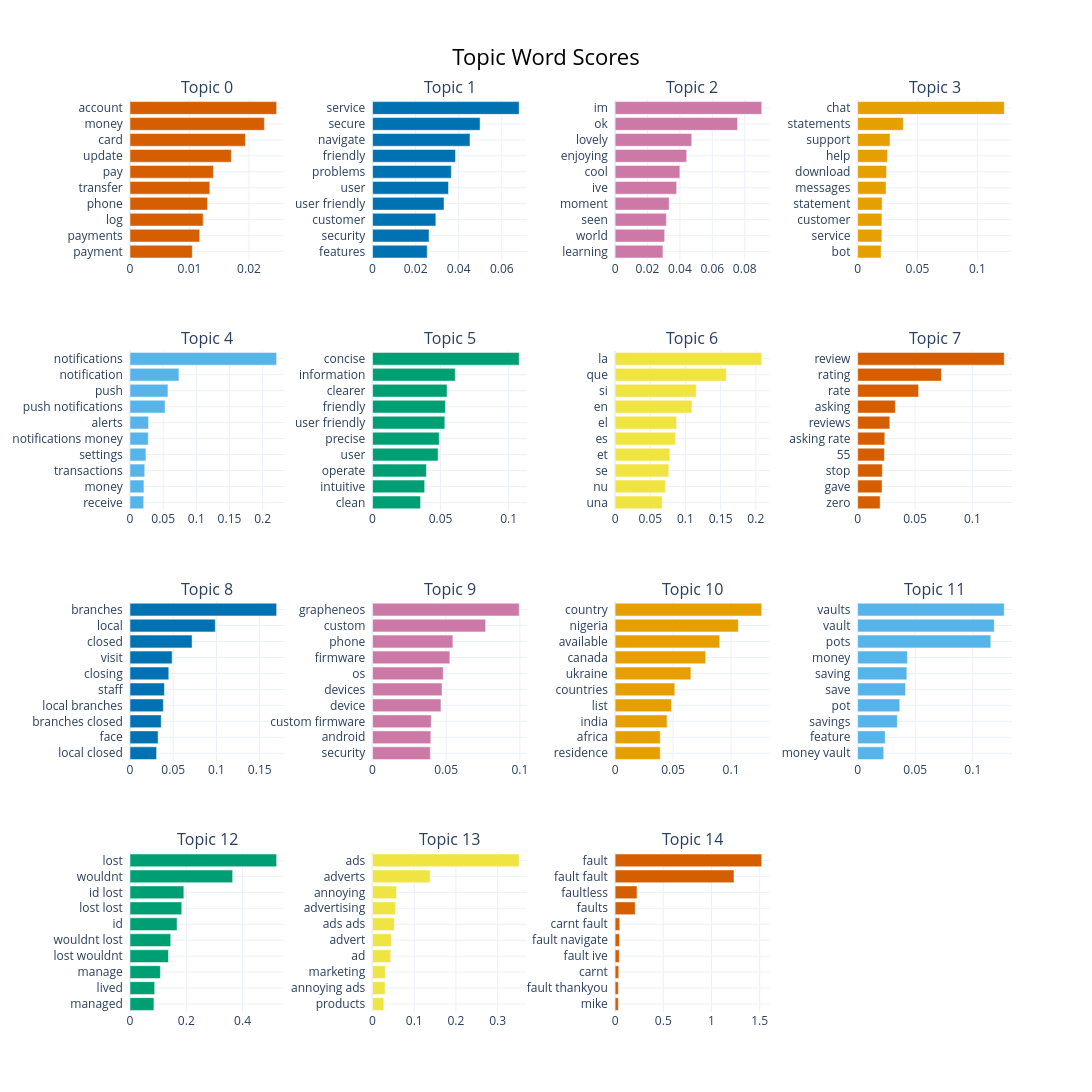

Notebook source saved alongside this figure:
### Code cell
unseed_try.visualize_barchart(width = 280, height = 330, top_n_topics=15, n_words=10)

### Figure 1 — Plotly figure (JSON) as saved in the notebook; plotly's stock layout.template omitted (floating-point values rounded to 4 significant figures)
{"data": [{"marker": {"color": "#D55E00"}, "orientation": "h", "type": "bar", "x": [0.01048, 0.01172, 0.01229, 0.01303, 0.01342, 0.01401, 0.01703, 0.01939, 0.02258, 0.02464], "xaxis": "x", "y": ["payment  ", "payments  ", "log  ", "phone  ", "transfer  ", "pay  ", "update  ", "card  ", "money  ", "account  "], "yaxis": "y"}, {"marker": {"color": "#0072B2"}, "orientation": "h", "type": "bar", "x": [0.02538, 0.02626, 0.02939, 0.03319, 0.03526, 0.03657, 0.03849, 0.04525, 0.04994, 0.06809], "xaxis": "x2", "y": ["features  ", "security  ", "customer  ", "user friendly  ", "user  ", "problems  ", "friendly  ", "navigate  ", "secure  ", "service  "], "yaxis": "y2"}, {"marker": {"color": "#CC79A7"}, "orientation": "h", "type": "bar", "x": [0.02952, 0.03059, 0.03162, 0.03335, 0.03799, 0.03997, 0.04418, 0.04728, 0.07556, 0.09049], "xaxis": "x3", "y": ["learning  ", "world  ", "seen  ", "moment  ", "ive  ", "cool  ", "enjoying  ", "lovely  ", "ok  ", "im  "], "yaxis": "y3"}, {"marker": {"color": "#E69F00"}, "orientation": "h", "type": "bar", "x": [0.0196, 0.02025, 0.02026, 0.02044, 0.0237, 0.02416, 0.02485, 0.02705, 0.0381, 0.1225], "xaxis": "x4", "y": ["bot  ", "service  ", "customer  ", "statement  ", "messages  ", "download  ", "help  ", "support  ", "statements  ", "chat  "], "yaxis": "y4"}, {"marker": {"color": "#56B4E9"}, "orientation": "h", "type": "bar", "x": [0.02064, 0.02102, 0.0222, 0.024, 0.02753, 0.02801, 0.0529, 0.05722, 0.07378, 0.2211], "xaxis": "x5", "y": ["receive  ", "money  ", "transactions  ", "settings  ", "notifications money  ", "alerts  ", "push notifications  ", "push  ", "notification  ", "notifications  "], "yaxis": "y5"}, {"marker": {"color": "#009E73"}, "orientation": "h", "type": "bar", "x": [0.0353, 0.03829, 0.03958, 0.04817, 0.04901, 0.05312, 0.05353, 0.05474, 0.06078, 0.1078], "xaxis": "x6", "y": ["clean  ", "intuitive  ", "operate  ", "user  ", "precise  ", "user friendly  ", "friendly  ", "clearer  ", "information  ", "concise  "], "yaxis": "y6"}, {"marker": {"color": "#F0E442"}, "orientation": "h", "type": "bar", "x": [0.06695, 0.07184, 0.07636, 0.07787, 0.08603, 0.08744, 0.1093, 0.1153, 0.1581, 0.2084], "xaxis": "x7", "y": ["una  ", "nu  ", "se  ", "et  ", "es  ", "el  ", "en  ", "si  ", "que  ", "la  "], "yaxis": "y7"}, {"marker": {"color": "#D55E00"}, "orientation": "h", "type": "bar", "x": [0.01963, 0.02128, 0.02153, 0.02334, 0.02366, 0.02804, 0.03286, 0.0531, 0.07303, 0.1278], "xaxis": "x8", "y": ["zero  ", "gave  ", "stop  ", "55  ", "asking rate  ", "reviews  ", "asking  ", "rate  ", "rating  ", "review  "], "yaxis": "y8"}, {"marker": {"color": "#0072B2"}, "orientation": "h", "type": "bar", "x": [0.03076, 0.03251, 0.0361, 0.03855, 0.03981, 0.04485, 0.04875, 0.07182, 0.09863, 0.1695], "xaxis": "x9", "y": ["local closed  ", "face  ", "branches closed  ", "local branches  ", "staff  ", "closing  ", "visit  ", "closed  ", "local  ", "branches  "], "yaxis": "y9"}, {"marker": {"color": "#CC79A7"}, "orientation": "h", "type": "bar", "x": [0.03922, 0.03956, 0.03986, 0.04645, 0.04717, 0.048, 0.05251, 0.05454, 0.07676, 0.09956], "xaxis": "x10", "y": ["security  ", "android  ", "custom firmware  ", "device  ", "devices  ", "os  ", "firmware  ", "phone  ", "custom  ", "grapheneos  "], "yaxis": "y10"}, {"marker": {"color": "#E69F00"}, "orientation": "h", "type": "bar", "x": [0.03894, 0.03895, 0.04476, 0.04859, 0.05152, 0.06537, 0.07809, 0.09022, 0.1062, 0.1264], "xaxis": "x11", "y": ["residence  ", "africa  ", "india  ", "list  ", "countries  ", "ukraine  ", "canada  ", "available  ", "nigeria  ", "country  "], "yaxis": "y11"}, {"marker": {"color": "#56B4E9"}, "orientation": "h", "type": "bar", "x": [0.02264, 0.02393, 0.03444, 0.03655, 0.04159, 0.04277, 0.04321, 0.1156, 0.1187, 0.1274], "xaxis": "x12", "y": ["money vault  ", "feature  ", "savings  ", "pot  ", "save  ", "saving  ", "money  ", "pots  ", "vault  ", "vaults  "], "yaxis": "y12"}, {"marker": {"color": "#009E73"}, "orientation": "h", "type": "bar", "x": [0.08495, 0.08769, 0.108, 0.1367, 0.1447, 0.1672, 0.184, 0.1914, 0.3648, 0.521], "xaxis": "x13", "y": ["managed  ", "lived  ", "manage  ", "lost wouldnt  ", "wouldnt lost  ", "id  ", "lost lost  ", "id lost  ", "wouldnt  ", "lost  "], "yaxis": "y13"}, {"marker": {"color": "#F0E442"}, "orientation": "h", "type": "bar", "x": [0.02712, 0.0302, 0.03057, 0.04367, 0.04531, 0.05254, 0.05533, 0.05755, 0.1383, 0.3518], "xaxis": "x14", "y": ["products  ", "annoying ads  ", "marketing  ", "ad  ", "advert  ", "ads ads  ", "advertising  ", "annoying  ", "adverts  ", "ads  "], "yaxis": "y14"}, {"marker": {"color": "#D55E00"}, "orientation": "h", "type": "bar", "x": [0.03369, 0.03369, 0.0379, 0.04307, 0.04554, 0.04793, 0.2089, 0.2276, 1.234, 1.522], "xaxis": "x15", "y": ["mike  ", "fault thankyou  ", "carnt  ", "fault ive  ", "fault navigate  ", "carnt fault  ", "faults  ", "faultless  ", "fault fault  ", "fault  "], "yaxis": "y15"}], "layout": {"annotations": [{"font": {"size": 16}, "showarrow": false, "text": "Topic 0", "x": 0.0875, "xanchor": "center", "xref": "paper", "y": 1, "yanchor": "bottom", "yref": "paper"}, {"font": {"size": 16}, "showarrow": false, "text": "Topic 1", "x": 0.3625, "xanchor": "center", "xref": "paper", "y": 1, "yanchor": "bottom", "yref": "paper"}, {"font": {"size": 16}, "showarrow": false, "text": "Topic 2", "x": 0.6375, "xanchor": "center", "xref": "paper", "y": 1, "yanchor": "bottom", "yref": "paper"}, {"font": {"size": 16}, "showarrow": false, "text": "Topic 3", "x": 0.9125, "xanchor": "center", "xref": "paper", "y": 1, "yanchor": "bottom", "yref": "paper"}, {"font": {"size": 16}, "showarrow": false, "text": "Topic 4", "x": 0.0875, "xanchor": "center", "xref": "paper", "y": 0.725, "yanchor": "bottom", "yref": "paper"}, {"font": {"size": 16}, "showarrow": false, "text": "Topic 5", "x": 0.3625, "xanchor": "center", "xref": "paper", "y": 0.725, "yanchor": "bottom", "yref": "paper"}, {"font": {"size": 16}, "showarrow": false, "text": "Topic 6", "x": 0.6375, "xanchor": "center", "xref": "paper", "y": 0.725, "yanchor": "bottom", "yref": "paper"}, {"font": {"size": 16}, "showarrow": false, "text": "Topic 7", "x": 0.9125, "xanchor": "center", "xref": "paper", "y": 0.725, "yanchor": "bottom", "yref": "paper"}, {"font": {"size": 16}, "showarrow": false, "text": "Topic 8", "x": 0.0875, "xanchor": "center", "xref": "paper", "y": 0.45, "yanchor": "bottom", "yref": "paper"}, {"font": {"size": 16}, "showarrow": false, "text": "Topic 9", "x": 0.3625, "xanchor": "center", "xref": "paper", "y": 0.45, "yanchor": "bottom", "yref": "paper"}, {"font": {"size": 16}, "showarrow": false, "text": "Topic 10", "x": 0.6375, "xanchor": "center", "xref": "paper", "y": 0.45, "yanchor": "bottom", "yref": "paper"}, {"font": {"size": 16}, "showarrow": false, "text": "Topic 11", "x": 0.9125, "xanchor": "center", "xref": "paper", "y": 0.45, "yanchor": "bottom", "yref": "paper"}, {"font": {"size": 16}, "showarrow": false, "text": "Topic 12", "x": 0.0875, "xanchor": "center", "xref": "paper", "y": 0.175, "yanchor": "bottom", "yref": "paper"}, {"font": {"size": 16}, "showarrow": false, "text": "Topic 13", "x": 0.3625, "xanchor": "center", "xref": "paper", "y": 0.175, "yanchor": "bottom", "yref": "paper"}, {"font": {"size": 16}, "showarrow": false, "text": "Topic 14", "x": 0.6375, "xanchor": "center", "xref": "paper", "y": 0.175, "yanchor": "bottom", "yref": "paper"}], "height": 1320, "hoverlabel": {"bgcolor": "white", "font": {"family": "Rockwell", "size": 16}}, "showlegend": false, "title": {"font": {"color": "Black", "size": 22}, "text": "Topic Word Scores", "x": 0.5, "xanchor": "center", "yanchor": "top"}, "width": 1120, "xaxis": {"anchor": "y", "domain": [0, 0.175], "showgrid": true}, "xaxis10": {"anchor": "y10", "domain": [0.275, 0.45], "showgrid": true}, "xaxis11": {"anchor": "y11", "domain": [0.55, 0.725], "showgrid": true}, "xaxis12": {"anchor": "y12", "domain": [0.825, 1], "showgrid": true}, "xaxis13": {"anchor": "y13", "domain": [0, 0.175], "showgrid": true}, "xaxis14": {"anchor": "y14", "domain": [0.275, 0.45], "showgrid": true}, "xaxis15": {"anchor": "y15", "domain": [0.55, 0.725], "showgrid": true}, "xaxis16": {"anchor": "y16", "domain": [0.825, 1], "showgrid": true}, "xaxis2": {"anchor": "y2", "domain": [0.275, 0.45], "showgrid": true}, "xaxis3": {"anchor": "y3", "domain": [0.55, 0.725], "showgrid": true}, "xaxis4": {"anchor": "y4", "domain": [0.825, 1], "showgrid": true}, "xaxis5": {"anchor": "y5", "domain": [0, 0.175], "showgrid": true}, "xaxis6": {"anchor": "y6", "domain": [0.275, 0.45], "showgrid": true}, "xaxis7": {"anchor": "y7", "domain": [0.55, 0.725], "showgrid": true}, "xaxis8": {"anchor": "y8", "domain": [0.825, 1], "showgrid": true}, "xaxis9": {"anchor": "y9", "domain": [0, 0.175], "showgrid": true}, "yaxis": {"anchor": "x", "domain": [0.825, 1], "showgrid": true}, "yaxis10": {"anchor": "x10", "domain": [0.275, 0.45], "showgrid": true}, "yaxis11": {"anchor": "x11", "domain": [0.275, 0.45], "showgrid": true}, "yaxis12": {"anchor": "x12", "domain": [0.275, 0.45], "showgrid": true}, "yaxis13": {"anchor": "x13", "domain": [0, 0.175], "showgrid": true}, "yaxis14": {"anchor": "x14", "domain": [0, 0.175], "showgrid": true}, "yaxis15": {"anchor": "x15", "domain": [0, 0.175], "showgrid": true}, "yaxis16": {"anchor": "x16", "domain": [0, 0.175], "showgrid": true}, "yaxis2": {"anchor": "x2", "domain": [0.825, 1], "showgrid": true}, "yaxis3": {"anchor": "x3", "domain": [0.825, 1], "showgrid": true}, "yaxis4": {"anchor": "x4", "domain": [0.825, 1], "showgrid": true}, "yaxis5": {"anchor": "x5", "domain": [0.55, 0.725], "showgrid": true}, "yaxis6": {"anchor": "x6", "domain": [0.55, 0.725], "showgrid": true}, "yaxis7": {"anchor": "x7", "domain": [0.55, 0.725], "showgrid": true}, "yaxis8": {"anchor": "x8", "domain": [0.55, 0.725], "showgrid": true}, "yaxis9": {"anchor": "x9", "domain": [0.275, 0.45], "showgrid": true}}}
